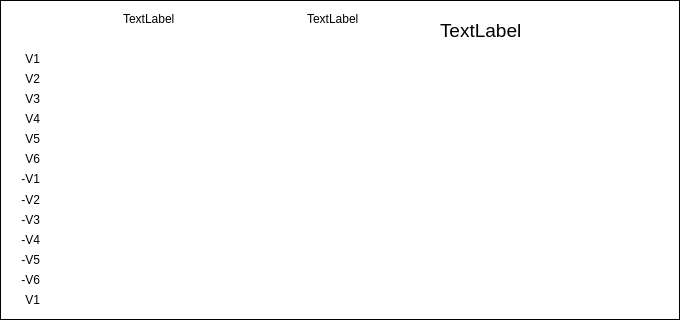
    <widget class="QFrame" name="frame_3">
     <property name="geometry">
      <rect>
       <x>60</x>
       <y>499</y>
       <width>680</width>
       <height>320</height>
      </rect>
     </property>
     <property name="styleSheet">
      <string notr="true">background:transparent;border:1px solid black;</string>
     </property>
     <property name="frameShape">
      <enum>QFrame::StyledPanel</enum>
     </property>
     <property name="frameShadow">
      <enum>QFrame::Raised</enum>
     </property>
     <widget class="QLabel" name="mHeart2">
      <property name="geometry">
       <rect>
        <x>440</x>
        <y>20</y>
        <width>191</width>
        <height>20</height>
       </rect>
      </property>
      <property name="font">
       <font>
        <family>Arial</family>
        <pointsize>14</pointsize>
       </font>
      </property>
      <property name="styleSheet">
       <string notr="true">background:transparent;border:0px solid black;</string>
      </property>
      <property name="text">
       <string>TextLabel</string>
      </property>
     </widget>
     <widget class="QLabel" name="label_42">
      <property name="geometry">
       <rect>
        <x>420</x>
        <y>50</y>
        <width>240</width>
        <height>240</height>
       </rect>
      </property>
      <property name="styleSheet">
       <string notr="true">background:transparent;border:0px solid black;</string>
      </property>
      <property name="text">
       <string/>
      </property>
      <property name="pixmap">
       <pixmap resource="picture/ecg.qrc">:/fcgImage7.png</pixmap>
      </property>
      <property name="scaledContents">
       <bool>true</bool>
      </property>
     </widget>
     <widget class="QLabel" name="img21_2">
      <property name="geometry">
       <rect>
        <x>53</x>
        <y>53</y>
        <width>360</width>
        <height>12</height>
       </rect>
      </property>
      <property name="styleSheet">
       <string notr="true">background:transparent;border:0px solid black;</string>
      </property>
      <property name="text">
       <string/>
      </property>
      <property name="pixmap">
       <pixmap resource="picture/ecg.qrc">:/FCGimgS1.bmp</pixmap>
      </property>
     </widget>
     <widget class="QLabel" name="label_56">
      <property name="geometry">
       <rect>
        <x>10</x>
        <y>111</y>
        <width>30</width>
        <height>16</height>
       </rect>
      </property>
      <property name="styleSheet">
       <string notr="true">background:transparent;border:0px solid black;</string>
      </property>
      <property name="text">
       <string>V4</string>
      </property>
      <property name="alignment">
       <set>Qt::AlignRight|Qt::AlignTrailing|Qt::AlignVCenter</set>
      </property>
     </widget>
     <widget class="QLabel" name="label_57">
      <property name="geometry">
       <rect>
        <x>10</x>
        <y>272</y>
        <width>30</width>
        <height>16</height>
       </rect>
      </property>
      <property name="styleSheet">
       <string notr="true">background:transparent;border:0px solid black;</string>
      </property>
      <property name="text">
       <string>-V6</string>
      </property>
      <property name="alignment">
       <set>Qt::AlignRight|Qt::AlignTrailing|Qt::AlignVCenter</set>
      </property>
     </widget>
     <widget class="QLabel" name="img28_2">
      <property name="geometry">
       <rect>
        <x>53</x>
        <y>194</y>
        <width>360</width>
        <height>12</height>
       </rect>
      </property>
      <property name="styleSheet">
       <string notr="true">background:transparent;border:0px solid black;</string>
      </property>
      <property name="text">
       <string/>
      </property>
      <property name="pixmap">
       <pixmap resource="picture/ecg.qrc">:/FCGimgS1.bmp</pixmap>
      </property>
     </widget>
     <widget class="QLabel" name="label_58">
      <property name="geometry">
       <rect>
        <x>10</x>
        <y>252</y>
        <width>30</width>
        <height>16</height>
       </rect>
      </property>
      <property name="styleSheet">
       <string notr="true">background:transparent;border:0px solid black;</string>
      </property>
      <property name="text">
       <string>-V5</string>
      </property>
      <property name="alignment">
       <set>Qt::AlignRight|Qt::AlignTrailing|Qt::AlignVCenter</set>
      </property>
     </widget>
     <widget class="QLabel" name="img32_2">
      <property name="geometry">
       <rect>
        <x>53</x>
        <y>274</y>
        <width>360</width>
        <height>12</height>
       </rect>
      </property>
      <property name="styleSheet">
       <string notr="true">background:transparent;border:0px solid black;</string>
      </property>
      <property name="text">
       <string/>
      </property>
      <property name="pixmap">
       <pixmap resource="picture/ecg.qrc">:/FCGimgS1.bmp</pixmap>
      </property>
     </widget>
     <widget class="QLabel" name="img33_2">
      <property name="geometry">
       <rect>
        <x>53</x>
        <y>294</y>
        <width>360</width>
        <height>12</height>
       </rect>
      </property>
      <property name="styleSheet">
       <string notr="true">background:transparent;border:0px solid black;</string>
      </property>
      <property name="text">
       <string/>
      </property>
      <property name="pixmap">
       <pixmap resource="picture/ecg.qrc">:/FCGimgS1.bmp</pixmap>
      </property>
     </widget>
     <widget class="QLabel" name="imgS2_2">
      <property name="geometry">
       <rect>
        <x>53</x>
        <y>30</y>
        <width>360</width>
        <height>12</height>
       </rect>
      </property>
      <property name="styleSheet">
       <string notr="true">background:transparent;border:0px solid black;</string>
      </property>
      <property name="text">
       <string/>
      </property>
      <property name="pixmap">
       <pixmap resource="picture/ecg.qrc">:/FCGimgS1.bmp</pixmap>
      </property>
     </widget>
     <widget class="QLabel" name="img26_2">
      <property name="geometry">
       <rect>
        <x>53</x>
        <y>153</y>
        <width>360</width>
        <height>12</height>
       </rect>
      </property>
      <property name="styleSheet">
       <string notr="true">background:transparent;border:0px solid black;</string>
      </property>
      <property name="text">
       <string/>
      </property>
      <property name="pixmap">
       <pixmap resource="picture/ecg.qrc">:/FCGimgS1.bmp</pixmap>
      </property>
     </widget>
     <widget class="QLabel" name="label_59">
      <property name="geometry">
       <rect>
        <x>10</x>
        <y>91</y>
        <width>30</width>
        <height>16</height>
       </rect>
      </property>
      <property name="styleSheet">
       <string notr="true">background:transparent;border:0px solid black;</string>
      </property>
      <property name="text">
       <string>V3</string>
      </property>
      <property name="alignment">
       <set>Qt::AlignRight|Qt::AlignTrailing|Qt::AlignVCenter</set>
      </property>
     </widget>
     <widget class="QLabel" name="label_60">
      <property name="geometry">
       <rect>
        <x>10</x>
        <y>192</y>
        <width>30</width>
        <height>16</height>
       </rect>
      </property>
      <property name="styleSheet">
       <string notr="true">background:transparent;border:0px solid black;</string>
      </property>
      <property name="text">
       <string>-V2</string>
      </property>
      <property name="alignment">
       <set>Qt::AlignRight|Qt::AlignTrailing|Qt::AlignVCenter</set>
      </property>
     </widget>
     <widget class="QLabel" name="label_61">
      <property name="geometry">
       <rect>
        <x>10</x>
        <y>292</y>
        <width>30</width>
        <height>16</height>
       </rect>
      </property>
      <property name="styleSheet">
       <string notr="true">background:transparent;border:0px solid black;</string>
      </property>
      <property name="text">
       <string>V1</string>
      </property>
      <property name="alignment">
       <set>Qt::AlignRight|Qt::AlignTrailing|Qt::AlignVCenter</set>
      </property>
     </widget>
     <widget class="QLabel" name="lblNormal2_2">
      <property name="geometry">
       <rect>
        <x>123</x>
        <y>13</y>
        <width>54</width>
        <height>12</height>
       </rect>
      </property>
      <property name="styleSheet">
       <string notr="true">background:transparent;border:0px solid black;</string>
      </property>
      <property name="text">
       <string>TextLabel</string>
      </property>
     </widget>
     <widget class="QLabel" name="img29_2">
      <property name="geometry">
       <rect>
        <x>53</x>
        <y>214</y>
        <width>360</width>
        <height>12</height>
       </rect>
      </property>
      <property name="styleSheet">
       <string notr="true">background:transparent;border:0px solid black;</string>
      </property>
      <property name="text">
       <string/>
      </property>
      <property name="pixmap">
       <pixmap resource="picture/ecg.qrc">:/FCGimgS1.bmp</pixmap>
      </property>
     </widget>
     <widget class="QLabel" name="img27_2">
      <property name="geometry">
       <rect>
        <x>53</x>
        <y>173</y>
        <width>360</width>
        <height>12</height>
       </rect>
      </property>
      <property name="styleSheet">
       <string notr="true">background:transparent;border:0px solid black;</string>
      </property>
      <property name="text">
       <string/>
      </property>
      <property name="pixmap">
       <pixmap resource="picture/ecg.qrc">:/FCGimgS1.bmp</pixmap>
      </property>
     </widget>
     <widget class="QLabel" name="label_62">
      <property name="geometry">
       <rect>
        <x>10</x>
        <y>71</y>
        <width>30</width>
        <height>16</height>
       </rect>
      </property>
      <property name="styleSheet">
       <string notr="true">background:transparent;border:0px solid black;</string>
      </property>
      <property name="text">
       <string>V2</string>
      </property>
      <property name="alignment">
       <set>Qt::AlignRight|Qt::AlignTrailing|Qt::AlignVCenter</set>
      </property>
     </widget>
     <widget class="QLabel" name="img25_2">
      <property name="geometry">
       <rect>
        <x>53</x>
        <y>133</y>
        <width>360</width>
        <height>12</height>
       </rect>
      </property>
      <property name="styleSheet">
       <string notr="true">background:transparent;border:0px solid black;</string>
      </property>
      <property name="text">
       <string/>
      </property>
      <property name="pixmap">
       <pixmap resource="picture/ecg.qrc">:/FCGimgS1.bmp</pixmap>
      </property>
     </widget>
     <widget class="QLabel" name="img30_2">
      <property name="geometry">
       <rect>
        <x>53</x>
        <y>234</y>
        <width>360</width>
        <height>12</height>
       </rect>
      </property>
      <property name="styleSheet">
       <string notr="true">background:transparent;border:0px solid black;</string>
      </property>
      <property name="text">
       <string/>
      </property>
      <property name="pixmap">
       <pixmap resource="picture/ecg.qrc">:/FCGimgS1.bmp</pixmap>
      </property>
     </widget>
     <widget class="QLabel" name="label_63">
      <property name="geometry">
       <rect>
        <x>10</x>
        <y>232</y>
        <width>30</width>
        <height>16</height>
       </rect>
      </property>
      <property name="styleSheet">
       <string notr="true">background:transparent;border:0px solid black;</string>
      </property>
      <property name="text">
       <string>-V4</string>
      </property>
      <property name="alignment">
       <set>Qt::AlignRight|Qt::AlignTrailing|Qt::AlignVCenter</set>
      </property>
     </widget>
     <widget class="QLabel" name="img22_2">
      <property name="geometry">
       <rect>
        <x>53</x>
        <y>73</y>
        <width>360</width>
        <height>12</height>
       </rect>
      </property>
      <property name="styleSheet">
       <string notr="true">background:transparent;border:0px solid black;</string>
      </property>
      <property name="text">
       <string/>
      </property>
      <property name="pixmap">
       <pixmap resource="picture/ecg.qrc">:/FCGimgS1.bmp</pixmap>
      </property>
     </widget>
     <widget class="QLabel" name="label_64">
      <property name="geometry">
       <rect>
        <x>10</x>
        <y>151</y>
        <width>30</width>
        <height>16</height>
       </rect>
      </property>
      <property name="styleSheet">
       <string notr="true">background:transparent;border:0px solid black;</string>
      </property>
      <property name="text">
       <string>V6</string>
      </property>
      <property name="alignment">
       <set>Qt::AlignRight|Qt::AlignTrailing|Qt::AlignVCenter</set>
      </property>
     </widget>
     <widget class="QLabel" name="img31_3">
      <property name="geometry">
       <rect>
        <x>53</x>
        <y>254</y>
        <width>360</width>
        <height>12</height>
       </rect>
      </property>
      <property name="styleSheet">
       <string notr="true">background:transparent;border:0px solid black;</string>
      </property>
      <property name="text">
       <string/>
      </property>
      <property name="pixmap">
       <pixmap resource="picture/ecg.qrc">:/FCGimgS1.bmp</pixmap>
      </property>
     </widget>
     <widget class="QLabel" name="img24_2">
      <property name="geometry">
       <rect>
        <x>53</x>
        <y>113</y>
        <width>360</width>
        <height>12</height>
       </rect>
      </property>
      <property name="styleSheet">
       <string notr="true">background:transparent;border:0px solid black;</string>
      </property>
      <property name="text">
       <string/>
      </property>
      <property name="pixmap">
       <pixmap resource="picture/ecg.qrc">:/FCGimgS1.bmp</pixmap>
      </property>
     </widget>
     <widget class="QLabel" name="label_65">
      <property name="geometry">
       <rect>
        <x>10</x>
        <y>131</y>
        <width>30</width>
        <height>16</height>
       </rect>
      </property>
      <property name="styleSheet">
       <string notr="true">background:transparent;border:0px solid black;</string>
      </property>
      <property name="text">
       <string>V5</string>
      </property>
      <property name="alignment">
       <set>Qt::AlignRight|Qt::AlignTrailing|Qt::AlignVCenter</set>
      </property>
     </widget>
     <widget class="QLabel" name="label_66">
      <property name="geometry">
       <rect>
        <x>10</x>
        <y>51</y>
        <width>30</width>
        <height>16</height>
       </rect>
      </property>
      <property name="styleSheet">
       <string notr="true">background:transparent;border:0px solid black;</string>
      </property>
      <property name="text">
       <string>V1</string>
      </property>
      <property name="alignment">
       <set>Qt::AlignRight|Qt::AlignTrailing|Qt::AlignVCenter</set>
      </property>
     </widget>
     <widget class="QLabel" name="lblOther2_2">
      <property name="geometry">
       <rect>
        <x>307</x>
        <y>13</y>
        <width>54</width>
        <height>12</height>
       </rect>
      </property>
      <property name="styleSheet">
       <string notr="true">background:transparent;border:0px solid black;</string>
      </property>
      <property name="text">
       <string>TextLabel</string>
      </property>
     </widget>
     <widget class="QLabel" name="img23_2">
      <property name="geometry">
       <rect>
        <x>53</x>
        <y>93</y>
        <width>360</width>
        <height>12</height>
       </rect>
      </property>
      <property name="styleSheet">
       <string notr="true">background:transparent;border:0px solid black;</string>
      </property>
      <property name="text">
       <string/>
      </property>
      <property name="pixmap">
       <pixmap resource="picture/ecg.qrc">:/FCGimgS1.bmp</pixmap>
      </property>
     </widget>
     <widget class="QLabel" name="label_67">
      <property name="geometry">
       <rect>
        <x>10</x>
        <y>171</y>
        <width>30</width>
        <height>16</height>
       </rect>
      </property>
      <property name="styleSheet">
       <string notr="true">background:transparent;border:0px solid black;</string>
      </property>
      <property name="text">
       <string>-V1</string>
      </property>
      <property name="alignment">
       <set>Qt::AlignRight|Qt::AlignTrailing|Qt::AlignVCenter</set>
      </property>
     </widget>
     <widget class="QLabel" name="label_68">
      <property name="geometry">
       <rect>
        <x>10</x>
        <y>212</y>
        <width>30</width>
        <height>16</height>
       </rect>
      </property>
      <property name="styleSheet">
       <string notr="true">background:transparent;border:0px solid black;</string>
      </property>
      <property name="text">
       <string>-V3</string>
      </property>
      <property name="alignment">
       <set>Qt::AlignRight|Qt::AlignTrailing|Qt::AlignVCenter</set>
      </property>
     </widget>
    </widget>
